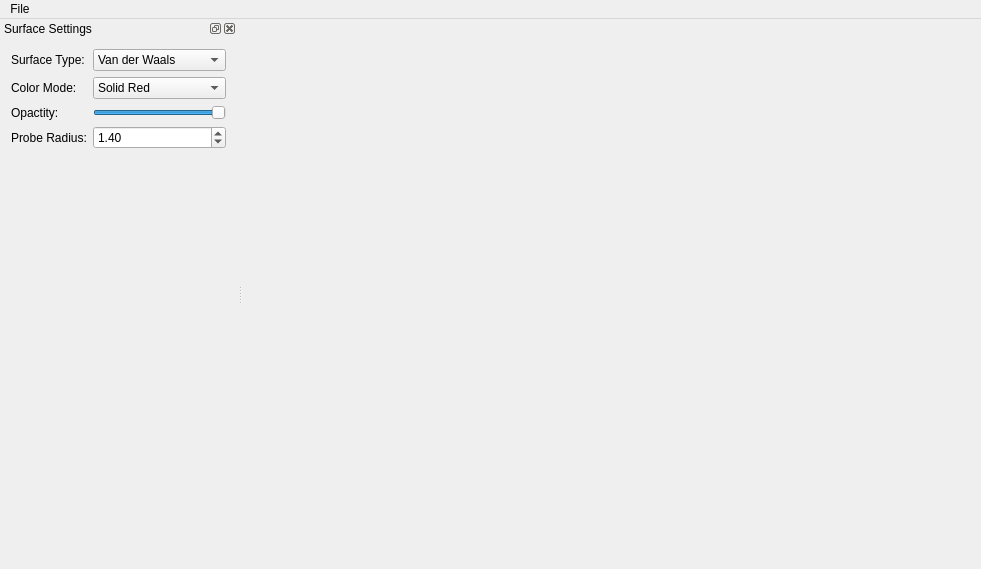
<?xml version="1.0" encoding="UTF-8"?>
<ui version="4.0">
 <class>SurfaceViewerDemo</class>
 <widget class="QMainWindow" name="SurfaceViewerDemo">
  <property name="geometry">
   <rect>
    <x>0</x>
    <y>0</y>
    <width>981</width>
    <height>569</height>
   </rect>
  </property>
  <property name="windowTitle">
   <string>chemkit - Surface Viewer Demo</string>
  </property>
  <widget class="QWidget" name="centralWidget">
   <layout class="QHBoxLayout" name="horizontalLayout">
    <item>
     <widget class="chemkit::GraphicsView" name="graphicsView"/>
    </item>
   </layout>
  </widget>
  <widget class="QMenuBar" name="menuBar">
   <property name="geometry">
    <rect>
     <x>0</x>
     <y>0</y>
     <width>981</width>
     <height>25</height>
    </rect>
   </property>
   <widget class="QMenu" name="menuFile">
    <property name="title">
     <string>File</string>
    </property>
    <addaction name="actionOpen"/>
    <addaction name="actionClose"/>
    <addaction name="separator"/>
    <addaction name="actionQuit"/>
   </widget>
   <addaction name="menuFile"/>
  </widget>
  <widget class="QDockWidget" name="surfaceSettingsDock">
   <property name="windowTitle">
    <string>Surface Settings</string>
   </property>
   <attribute name="dockWidgetArea">
    <number>1</number>
   </attribute>
   <widget class="QWidget" name="dockWidgetContents">
    <layout class="QFormLayout" name="formLayout">
     <item row="0" column="0">
      <widget class="QLabel" name="surfaceTypeLabel">
       <property name="text">
        <string>Surface Type:</string>
       </property>
      </widget>
     </item>
     <item row="0" column="1">
      <widget class="QComboBox" name="surfaceTypeComboBox">
       <item>
        <property name="text">
         <string>Van der Waals</string>
        </property>
       </item>
       <item>
        <property name="text">
         <string>Solvent Accessible</string>
        </property>
       </item>
      </widget>
     </item>
     <item row="1" column="0">
      <widget class="QLabel" name="colorModeLabel">
       <property name="text">
        <string>Color Mode:</string>
       </property>
      </widget>
     </item>
     <item row="2" column="0">
      <widget class="QLabel" name="opacityLabel">
       <property name="text">
        <string>Opactity:</string>
       </property>
      </widget>
     </item>
     <item row="2" column="1">
      <widget class="QSlider" name="opacitySlider">
       <property name="maximum">
        <number>100</number>
       </property>
       <property name="sliderPosition">
        <number>100</number>
       </property>
       <property name="orientation">
        <enum>Qt::Horizontal</enum>
       </property>
      </widget>
     </item>
     <item row="1" column="1">
      <widget class="QComboBox" name="colorModeComboBox">
       <item>
        <property name="text">
         <string>Solid Red</string>
        </property>
       </item>
       <item>
        <property name="text">
         <string>Solid Green</string>
        </property>
       </item>
       <item>
        <property name="text">
         <string>Solid Blue</string>
        </property>
       </item>
       <item>
        <property name="text">
         <string>Solid White</string>
        </property>
       </item>
       <item>
        <property name="text">
         <string>Atom Colored</string>
        </property>
       </item>
      </widget>
     </item>
     <item row="3" column="0">
      <widget class="QLabel" name="probeRadiusLabel">
       <property name="text">
        <string>Probe Radius:</string>
       </property>
      </widget>
     </item>
     <item row="3" column="1">
      <widget class="QDoubleSpinBox" name="probeRadiusSpinBox">
       <property name="singleStep">
        <double>0.100000000000000</double>
       </property>
       <property name="value">
        <double>1.400000000000000</double>
       </property>
      </widget>
     </item>
    </layout>
   </widget>
  </widget>
  <action name="actionOpen">
   <property name="text">
    <string>Open</string>
   </property>
   <property name="shortcut">
    <string>Ctrl+O</string>
   </property>
  </action>
  <action name="actionClose">
   <property name="text">
    <string>Close</string>
   </property>
   <property name="shortcut">
    <string>Ctrl+W</string>
   </property>
  </action>
  <action name="actionQuit">
   <property name="text">
    <string>Quit</string>
   </property>
   <property name="shortcut">
    <string>Ctrl+Q</string>
   </property>
  </action>
 </widget>
 <layoutdefault spacing="6" margin="11"/>
 <customwidgets>
  <customwidget>
   <class>chemkit::GraphicsView</class>
   <extends>QWidget</extends>
   <header location="global">chemkit/graphicsview.h</header>
  </customwidget>
 </customwidgets>
 <resources/>
 <connections/>
</ui>
